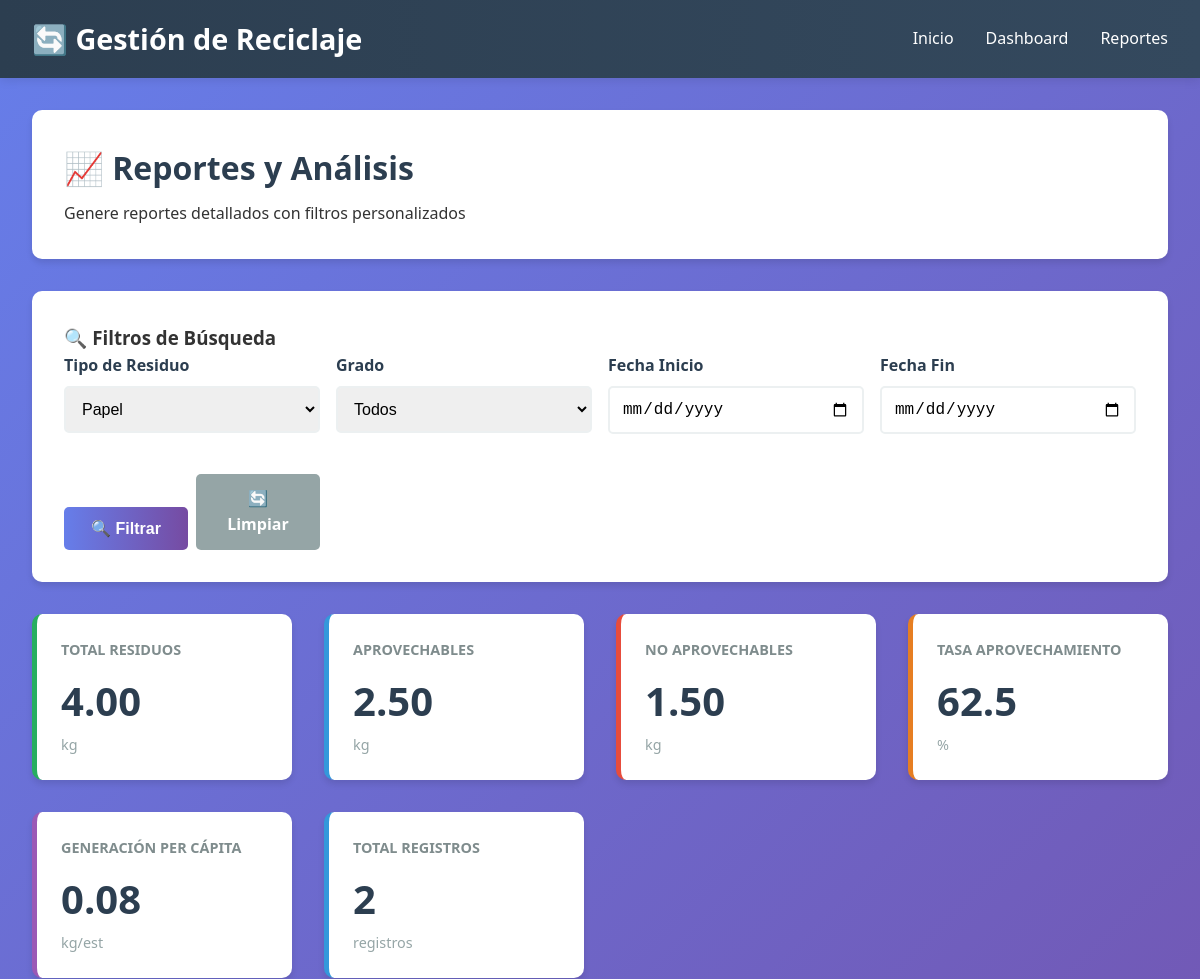
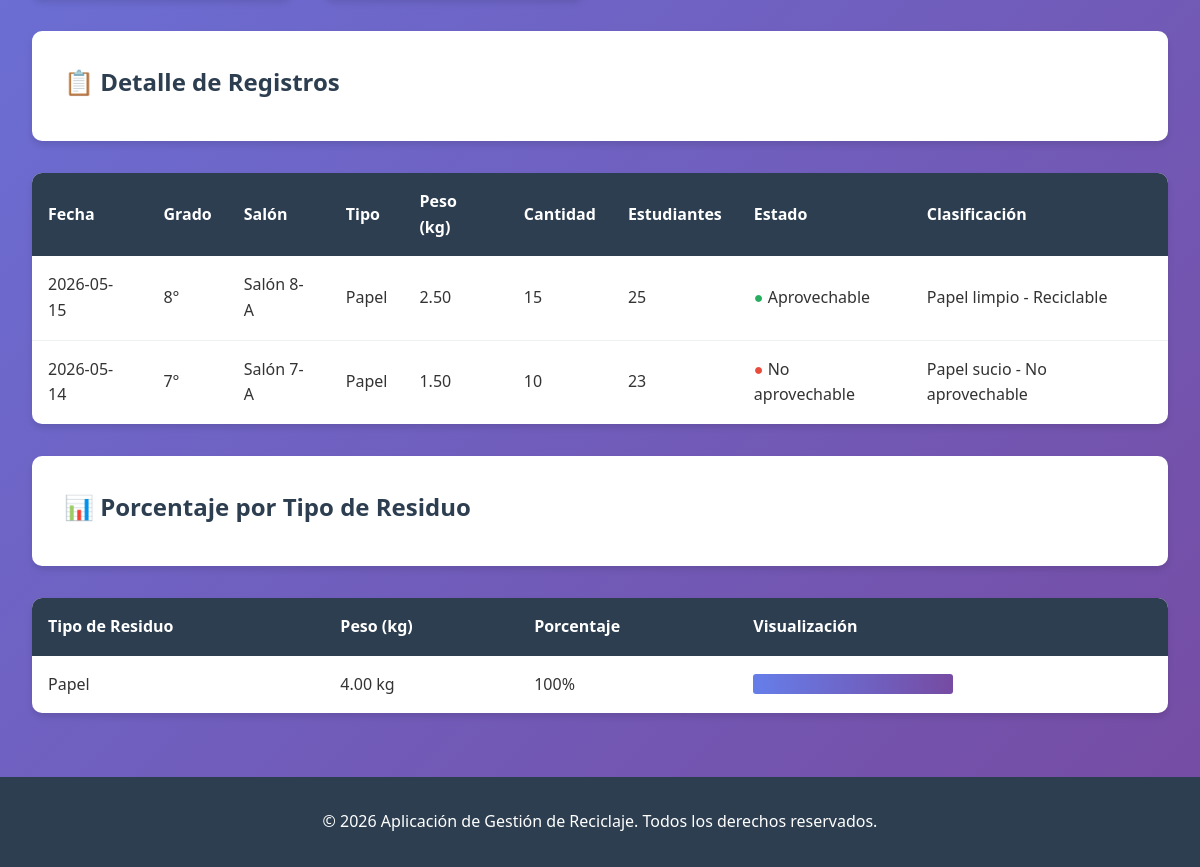
/reports.php?type=Papel, run on the app's committed database (2 pictures, top to bottom).
### tables this page shows
CREATE TABLE residuos (
    id INT PRIMARY KEY AUTO_INCREMENT,
    fecha DATE NOT NULL,
    grado VARCHAR(10) NOT NULL,
    salon VARCHAR(50) NOT NULL,
    tipo_residuo ENUM('Papel', 'PET', 'Orgánico') NOT NULL,
    peso_kg DECIMAL(10, 2) NOT NULL,
    cantidad INT NOT NULL,
    numero_estudiantes INT NOT NULL,
    estado_residuo ENUM('Aprovechable', 'No aprovechable') NOT NULL,
    clasificacion VARCHAR(100),
    created_at TIMESTAMP DEFAULT CURRENT_TIMESTAMP,
    updated_at TIMESTAMP DEFAULT CURRENT_TIMESTAMP ON UPDATE CURRENT_TIMESTAMP,
    INDEX idx_fecha (fecha),
    INDEX idx_grado (grado),
    INDEX idx_salon (salon),
    INDEX idx_tipo (tipo_residuo),
    INDEX idx_estado (estado_residuo)
);

### config/database.php (called while the page is built, shortened)
<?php
function sanitize($data, $conn) {
    return $conn->real_escape_string(htmlspecialchars(trim($data)));
}
function executeQuery($conn, $query) {
    $result = $conn->query($query);
    return $result;
}
?>

### reports.php (the view, shortened to what this page needs)
<?php
include 'config/database.php';
include 'includes/header.php';
$filter_type = isset($_GET['type']) ? sanitize($_GET['type'], $conn) : '';
$filter_start_date = isset($_GET['start_date']) ? sanitize($_GET['start_date'], $conn) : '';
$filter_end_date = isset($_GET['end_date']) ? sanitize($_GET['end_date'], $conn) : '';
$query = "SELECT * FROM residuos WHERE 1=1";
if ($filter_type) {
    $query .= " AND tipo_residuo='$filter_type'";
}
$query .= " ORDER BY fecha DESC";
$result = executeQuery($conn, $query);
$total_peso = 0;
$total_aprovechable = 0;
$total_no_aprovechable = 0;
$total_registros = 0;
$total_estudiantes = 0;
$residuos_por_tipo = array();
while ($row = $result->fetch_assoc()) {
    $total_peso += $row['peso_kg'];
    $total_registros++;
    $total_estudiantes += $row['numero_estudiantes'];
    if ($row['estado_residuo'] === 'Aprovechable') {
        $total_aprovechable += $row['peso_kg'];
    } else {
        $total_no_aprovechable += $row['peso_kg'];
    }
    if (!isset($residuos_por_tipo[$row['tipo_residuo']])) {
        $residuos_por_tipo[$row['tipo_residuo']] = 0;
    }
    $residuos_por_tipo[$row['tipo_residuo']] += $row['peso_kg'];
}
$tasa_aprovechamiento = $total_peso > 0 ? round(($total_aprovechable / $total_peso) * 100, 2) : 0;
$generacion_per_capita = $total_estudiantes > 0 ? round($total_peso / $total_estudiantes, 2) : 0;
?>
<div class="page-header">
    <h1>📈 Reportes y Análisis</h1>
    <p>Genere reportes detallados con filtros personalizados</p>
</div>
<div class="form-container">
    <h3>🔍 Filtros de Búsqueda</h3>
    <form method="GET" class="form-row" style="gap: 1rem;">
        <div class="form-group" style="flex: 1;">
            <label for="tipo">Tipo de Residuo</label>
            <select id="tipo" name="type">
                <option value="Papel" <?php echo $filter_type === 'Papel' ? 'selected' : ''; ?>>Papel</option>
            </select>
        </div>
        <div class="form-group" style="flex: 1;">
            <label for="grado">Grado</label>
            <select id="grado" name="grado">
                <option value="">Todos</option>
            </select>
        </div>
        <div class="form-group" style="flex: 1;">
            <label for="start_date">Fecha Inicio</label>
            <input type="date" id="start_date" name="start_date" value="<?php echo $filter_start_date; ?>">
        </div>
        <div class="form-group" style="flex: 1;">
            <label for="end_date">Fecha Fin</label>
            <input type="date" id="end_date" name="end_date" value="<?php echo $filter_end_date; ?>">
        </div>
        <div style="display: flex; gap: 0.5rem; align-items: flex-end; flex: 1;">
            <button type="submit" class="btn btn-primary" style="flex: 1;">🔍 Filtrar</button>
            <a href="reports.php" class="btn btn-secondary" style="text-decoration: none; text-align: center; flex: 1;">🔄 Limpiar</a>
        </div>
    </form>
</div>
<div class="cards-grid">
    <div class="card green">
        <div class="card-title">Total Residuos</div>
        <div class="card-value"><?php echo number_format($total_peso, 2); ?></div>
        <div class="card-unit">kg</div>
    </div>
    <div class="card blue">
        <div class="card-title">Aprovechables</div>
        <div class="card-value"><?php echo number_format($total_aprovechable, 2); ?></div>
        <div class="card-unit">kg</div>
    </div>
    <div class="card red">
        <div class="card-title">No Aprovechables</div>
        <div class="card-value"><?php echo number_format($total_no_aprovechable, 2); ?></div>
        <div class="card-unit">kg</div>
    </div>
    <div class="card orange">
        <div class="card-title">Tasa Aprovechamiento</div>
        <div class="card-value"><?php echo $tasa_aprovechamiento; ?></div>
        <div class="card-unit">%</div>
    </div>
    <div class="card purple">
        <div class="card-title">Generación Per Cápita</div>
        <div class="card-value"><?php echo $generacion_per_capita; ?></div>
        <div class="card-unit">kg/est</div>
    </div>
    <div class="card blue">
        <div class="card-title">Total Registros</div>
        <div class="card-value"><?php echo $total_registros; ?></div>
        <div class="card-unit">registros</div>
    </div>
</div>
<div class="page-header">
    <h2>📋 Detalle de Registros</h2>
</div>
<div class="table-container">
    <table>
        <thead>
            <tr>
                <th>Fecha</th>
                <th>Grado</th>
                <th>Salón</th>
                <th>Tipo</th>
                <th>Peso (kg)</th>
                <th>Cantidad</th>
                <th>Estudiantes</th>
                <th>Estado</th>
                <th>Clasificación</th>
            </tr>
        </thead>
        <tbody>
            <?php
            $result = executeQuery($conn, $query);
            if ($result->num_rows > 0) {
                while ($row = $result->fetch_assoc()) {
                    $estado_color = $row['estado_residuo'] === 'Aprovechable' ? '#27ae60' : '#e74c3c';
                    echo "<tr>
                        <td>{$row['fecha']}</td>
                        <td>{$row['grado']}</td>
                        <td>{$row['salon']}</td>
                        <td>{$row['tipo_residuo']}</td>
                        <td>{$row['peso_kg']}</td>
                        <td>{$row['cantidad']}</td>
                        <td>{$row['numero_estudiantes']}</td>
                        <td><span style='color: $estado_color'>●</span> {$row['estado_residuo']}</td>
                        <td>{$row['clasificacion']}</td>
                    </tr>";
                }
            } else {
                echo "<tr><td colspan='9' style='text-align: center; color: #95a5a6;'>No hay registros que coincidan con los filtros</td></tr>";
            }
            ?>
        </tbody>
    </table>
</div>
<?php if ($total_peso > 0): ?>
<div class="page-header">
    <h2>📊 Porcentaje por Tipo de Residuo</h2>
</div>
<div class="table-container">
    <table>
        <thead>
            <tr>
                <th>Tipo de Residuo</th>
                <th>Peso (kg)</th>
                <th>Porcentaje</th>
                <th>Visualización</th>
            </tr>
        </thead>
        <tbody>
            <?php
            foreach ($residuos_por_tipo as $tipo => $peso) {
                $porcentaje = round(($peso / $total_peso) * 100, 2);
                $bar_width = $porcentaje * 2;
                echo "<tr>
                    <td>$tipo</td>
                    <td>" . number_format($peso, 2) . " kg</td>
                    <td>$porcentaje%</td>
                    <td><div style='background: linear-gradient(90deg, #667eea 0%, #764ba2 100%); width: " . $bar_width . "px; height: 20px; border-radius: 3px;'></div></td>
                </tr>";
            }
            ?>
        </tbody>
    </table>
</div>
<?php endif; ?>
<?php include 'includes/footer.php'; ?>

### css/styles.css (style rules this page uses)
* { margin: 0; padding: 0; box-sizing: border-box; }
body { font-family: 'Segoe UI', Tahoma, Geneva, Verdana, sans-serif; background: linear-gradient(135deg, #667eea 0%, #764ba2 100%); color: #333; line-height: 1.6; min-height: 100vh; display: flex; flex-direction: column; }
.page-header { background: white; padding: 2rem; border-radius: 10px; margin-bottom: 2rem; box-shadow: 0 4px 6px rgba(0,0,0,0.1); }
.page-header h1 { color: #2c3e50; margin-bottom: 0.5rem; }
.page-header h2 { color: #2c3e50; margin-bottom: 0.5rem; }
.form-container { background: white; padding: 2rem; border-radius: 10px; box-shadow: 0 4px 6px rgba(0,0,0,0.1); margin-bottom: 2rem; }
.form-group { margin-bottom: 1.5rem; }
.form-group label { display: block; margin-bottom: 0.5rem; font-weight: 600; color: #2c3e50; }
.form-group input, .form-group select, .form-group textarea { width: 100%; padding: 0.75rem; border: 2px solid #ecf0f1; border-radius: 5px; font-size: 1rem; transition: border-color 0.3s ease; }
.form-row { display: grid; grid-template-columns: repeat(auto-fit, minmax(250px, 1fr)); gap: 1.5rem; }
.btn { padding: 0.75rem 1.5rem; border: none; border-radius: 5px; font-size: 1rem; cursor: pointer; transition: all 0.3s ease; font-weight: 600; display: inline-block; }
.btn-primary { background: linear-gradient(90deg, #667eea 0%, #764ba2 100%); color: white; }
.btn-secondary { background: #95a5a6; color: white; }
.table-container { background: white; border-radius: 10px; overflow: hidden; box-shadow: 0 4px 6px rgba(0,0,0,0.1); margin-bottom: 2rem; }
table { width: 100%; border-collapse: collapse; }
table thead { background: #2c3e50; color: white; }
table th { padding: 1rem; text-align: left; font-weight: 600; }
table td { padding: 1rem; border-bottom: 1px solid #ecf0f1; }
table tbody tr:last-child td { border-bottom: none; }
.cards-grid { display: grid; grid-template-columns: repeat(auto-fit, minmax(250px, 1fr)); gap: 2rem; margin-bottom: 2rem; }
.card { background: white; padding: 1.5rem; border-radius: 10px; box-shadow: 0 4px 6px rgba(0,0,0,0.1); border-left: 5px solid #667eea; transition: transform 0.3s ease, box-shadow 0.3s ease; }
.card-title { font-size: 0.9rem; color: #7f8c8d; margin-bottom: 0.5rem; text-transform: uppercase; font-weight: 600; }
.card-value { font-size: 2.5rem; font-weight: bold; color: #2c3e50; }
.card-unit { color: #95a5a6; font-size: 0.9rem; }
.card.green { border-left-color: #27ae60; }
.card.red { border-left-color: #e74c3c; }
.card.blue { border-left-color: #3498db; }
.card.orange { border-left-color: #e67e22; }
.card.purple { border-left-color: #9b59b6; }

### data on the page
residuos: fecha "2026-05-15", grado "8°", salon "Salón 8-A", tipo_residuo "Papel", peso_kg "2.50", cantidad "15", numero_estudiantes "25", estado_residuo "Aprovechable", clasificacion "Papel limpio - Reciclable"
residuos: fecha "2026-05-14", grado "7°", salon "Salón 7-A", tipo_residuo "Papel", peso_kg "1.50", cantidad "10", numero_estudiantes "23", estado_residuo "No aprovechable", clasificacion "Papel sucio - No aprovechable"

### other printed values
$total_peso "4.00"
$total_aprovechable "2.50"
$total_no_aprovechable "1.50"
$tasa_aprovechamiento "62.5"
$generacion_per_capita "0.08"
$total_registros "2"
$tipo "Papel"
$peso "4.00"
$porcentaje "100"
